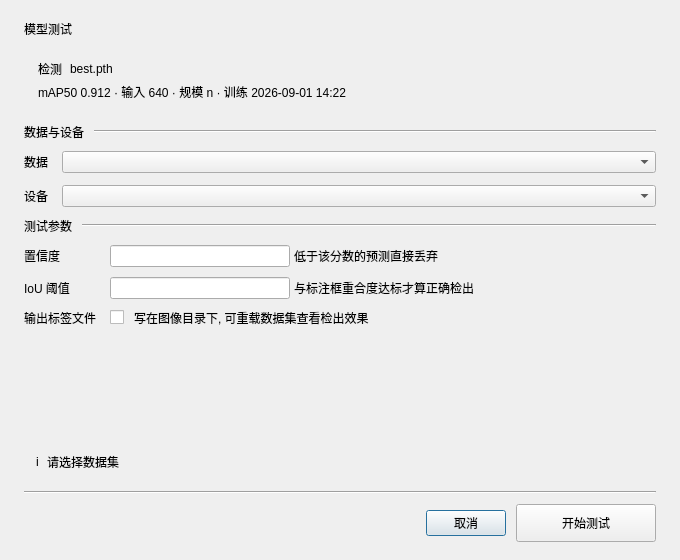
<?xml version='1.0' encoding='utf-8'?>
<ui version="4.0">
 <class>TestDialog</class>
 <widget class="QDialog" name="TestDialog">
  <property name="geometry">
   <rect>
    <x>0</x>
    <y>0</y>
    <width>680</width>
    <height>560</height>
   </rect>
  </property>
  <property name="windowTitle">
   <string>模型测试</string>
  </property>
  <property name="minimumSize">
   <size>
    <width>620</width>
    <height>0</height>
   </size>
  </property>
  <layout class="QVBoxLayout" name="mainLayout">
   <property name="spacing">
    <number>10</number>
   </property>
   <property name="leftMargin">
    <number>24</number>
   </property>
   <property name="topMargin">
    <number>20</number>
   </property>
   <property name="rightMargin">
    <number>24</number>
   </property>
   <property name="bottomMargin">
    <number>18</number>
   </property>
   <item>
    <widget class="QLabel" name="title_label">
     <property name="text">
      <string>模型测试</string>
     </property>
     <property name="class" stdset="0">
      <string notr="true">dialogTitle</string>
     </property>
    </widget>
   </item>
   <item>
    <widget class="QScrollArea" name="scroll_area">
     <property name="frameShape">
      <enum>QFrame::NoFrame</enum>
     </property>
     <property name="widgetResizable">
      <bool>true</bool>
     </property>
     <widget class="QWidget" name="scrollAreaWidgetContents">
      <layout class="QVBoxLayout" name="scroll_layout">
       <property name="spacing">
        <number>10</number>
       </property>
       <property name="leftMargin">
        <number>0</number>
       </property>
       <property name="topMargin">
        <number>0</number>
       </property>
       <property name="rightMargin">
        <number>0</number>
       </property>
       <property name="bottomMargin">
        <number>0</number>
       </property>
   <item>
    <widget class="QFrame" name="model_card">
     <property name="frameShape">
      <enum>QFrame::NoFrame</enum>
     </property>
     <layout class="QVBoxLayout" name="model_card_layout">
      <property name="spacing">
       <number>5</number>
      </property>
      <property name="leftMargin">
       <number>14</number>
      </property>
      <property name="topMargin">
       <number>12</number>
      </property>
      <property name="rightMargin">
       <number>14</number>
      </property>
      <property name="bottomMargin">
       <number>12</number>
      </property>
      <item>
       <layout class="QHBoxLayout" name="model_card_top">
        <property name="spacing">
         <number>8</number>
        </property>
        <item>
         <widget class="QLabel" name="task_badge">
          <property name="text">
           <string>检测</string>
          </property>
          <property name="class" stdset="0">
           <string notr="true">taskBadge</string>
          </property>
         </widget>
        </item>
        <item>
         <widget class="QLabel" name="model_name">
          <property name="sizePolicy">
           <sizepolicy hsizetype="Expanding" vsizetype="Preferred">
            <horstretch>0</horstretch>
            <verstretch>0</verstretch>
           </sizepolicy>
          </property>
          <property name="text">
           <string>best.pth</string>
          </property>
          <property name="class" stdset="0">
           <string notr="true">modelName</string>
          </property>
         </widget>
        </item>
       </layout>
      </item>
      <item>
       <widget class="QLabel" name="model_meta">
        <property name="sizePolicy"><sizepolicy hsizetype="Ignored" vsizetype="Preferred"><horstretch>0</horstretch><verstretch>0</verstretch></sizepolicy></property><property name="text">
         <string>mAP50 0.912 · 输入 640 · 规模 n · 训练 2026-09-01 14:22</string>
        </property>
        <property name="class" stdset="0">
         <string notr="true">modelMeta</string>
        </property>
        <property name="wordWrap">
         <bool>true</bool>
        </property>
       </widget>
      </item>
     </layout>
    </widget>
   </item>
   <item>
    <layout class="QHBoxLayout" name="group_source_row">
     <property name="spacing">
      <number>10</number>
     </property>
     <item>
      <widget class="QLabel" name="group_source_title">
       <property name="text">
        <string>数据与设备</string>
       </property>
       <property name="class" stdset="0">
        <string notr="true">dialogSectionTitle</string>
       </property>
      </widget>
     </item>
     <item>
      <widget class="QFrame" name="group_source_line">
       <property name="sizePolicy">
        <sizepolicy hsizetype="Expanding" vsizetype="Fixed">
         <horstretch>0</horstretch>
         <verstretch>0</verstretch>
        </sizepolicy>
       </property>
       <property name="frameShape">
        <enum>QFrame::HLine</enum>
       </property>
       <property name="frameShadow">
        <enum>QFrame::Sunken</enum>
       </property>
       <property name="class" stdset="0">
        <string notr="true">dialogSectionLine</string>
       </property>
      </widget>
     </item>
    </layout>
   </item>
   <item>
    <layout class="QFormLayout" name="form_source">
     <property name="horizontalSpacing">
      <number>14</number>
     </property>
     <property name="verticalSpacing">
      <number>12</number>
     </property>
     <property name="labelAlignment">
      <set>Qt::AlignLeft|Qt::AlignVCenter</set>
     </property>
     <item row="0" column="0">
      <widget class="QLabel" name="test_data_label">
       <property name="text">
        <string>数据</string>
       </property>
      </widget>
     </item>
     <item row="0" column="1">
      <widget class="QComboBox" name="test_data_combo">
       <property name="sizePolicy">
        <sizepolicy hsizetype="Expanding" vsizetype="Fixed">
         <horstretch>0</horstretch>
         <verstretch>0</verstretch>
        </sizepolicy>
       </property>
       <property name="minimumSize">
        <size>
         <width>300</width>
         <height>0</height>
        </size>
       </property>
      </widget>
     </item>
     <item row="1" column="0">
      <widget class="QLabel" name="test_device_label">
       <property name="text">
        <string>设备</string>
       </property>
      </widget>
     </item>
     <item row="1" column="1">
      <widget class="QComboBox" name="test_device_combo">
       <property name="sizePolicy">
        <sizepolicy hsizetype="Expanding" vsizetype="Fixed">
         <horstretch>0</horstretch>
         <verstretch>0</verstretch>
        </sizepolicy>
       </property>
       <property name="minimumSize">
        <size>
         <width>300</width>
         <height>0</height>
        </size>
       </property>
      </widget>
     </item>
    </layout>
   </item>
   <item>
    <layout class="QHBoxLayout" name="group_param_row">
     <property name="spacing">
      <number>10</number>
     </property>
     <item>
      <widget class="QLabel" name="group_param_title">
       <property name="text">
        <string>测试参数</string>
       </property>
       <property name="class" stdset="0">
        <string notr="true">dialogSectionTitle</string>
       </property>
      </widget>
     </item>
     <item>
      <widget class="QFrame" name="group_param_line">
       <property name="sizePolicy">
        <sizepolicy hsizetype="Expanding" vsizetype="Fixed">
         <horstretch>0</horstretch>
         <verstretch>0</verstretch>
        </sizepolicy>
       </property>
       <property name="frameShape">
        <enum>QFrame::HLine</enum>
       </property>
       <property name="frameShadow">
        <enum>QFrame::Sunken</enum>
       </property>
       <property name="class" stdset="0">
        <string notr="true">dialogSectionLine</string>
       </property>
      </widget>
     </item>
    </layout>
   </item>
   <item>
    <layout class="QFormLayout" name="form_param">
     <property name="horizontalSpacing">
      <number>14</number>
     </property>
     <property name="verticalSpacing">
      <number>10</number>
     </property>
     <property name="labelAlignment">
      <set>Qt::AlignLeft|Qt::AlignVCenter</set>
     </property>
     <item row="0" column="0">
      <widget class="QLabel" name="confidence_label">
       <property name="text">
        <string>置信度</string>
       </property>
      </widget>
     </item>
     <item row="0" column="1">
      <widget class="QWidget" name="conf_wrap" native="true">
       <layout class="QHBoxLayout" name="conf_wrap_layout">
        <property name="spacing">
         <number>4</number>
        </property>
        <property name="leftMargin">
         <number>0</number>
        </property>
        <property name="topMargin">
         <number>0</number>
        </property>
        <property name="rightMargin">
         <number>0</number>
        </property>
        <property name="bottomMargin">
         <number>0</number>
        </property>
        <item>
         <widget class="QLineEdit" name="confidence_txt">
          <property name="minimumSize">
           <size>
            <width>180</width>
            <height>0</height>
           </size>
          </property>
          <property name="maximumSize">
           <size>
            <width>180</width>
            <height>16777215</height>
           </size>
          </property>
         </widget>
        </item>
        <item>
         <widget class="QLabel" name="conf_note">
          <property name="sizePolicy"><sizepolicy hsizetype="Expanding" vsizetype="Preferred"><horstretch>0</horstretch><verstretch>0</verstretch></sizepolicy></property><property name="text">
           <string>低于该分数的预测直接丢弃</string>
          </property>
          <property name="class" stdset="0">
           <string notr="true">fieldNote</string>
          </property>
          <property name="alignment">
           <set>Qt::AlignLeading|Qt::AlignLeft|Qt::AlignVCenter</set>
          </property>
         </widget>
        </item>
       </layout>
      </widget>
     </item>
     <item row="1" column="0">
      <widget class="QLabel" name="iou_treshold_label">
       <property name="text">
        <string>IoU 阈值</string>
       </property>
      </widget>
     </item>
     <item row="1" column="1">
      <widget class="QWidget" name="iou_wrap" native="true">
       <layout class="QHBoxLayout" name="iou_wrap_layout">
        <property name="spacing">
         <number>4</number>
        </property>
        <property name="leftMargin">
         <number>0</number>
        </property>
        <property name="topMargin">
         <number>0</number>
        </property>
        <property name="rightMargin">
         <number>0</number>
        </property>
        <property name="bottomMargin">
         <number>0</number>
        </property>
        <item>
         <widget class="QLineEdit" name="iou_treshold_txt">
          <property name="minimumSize">
           <size>
            <width>180</width>
            <height>0</height>
           </size>
          </property>
          <property name="maximumSize">
           <size>
            <width>180</width>
            <height>16777215</height>
           </size>
          </property>
         </widget>
        </item>
        <item>
         <widget class="QLabel" name="iou_note">
          <property name="sizePolicy"><sizepolicy hsizetype="Expanding" vsizetype="Preferred"><horstretch>0</horstretch><verstretch>0</verstretch></sizepolicy></property><property name="text">
           <string>与标注框重合度达标才算正确检出</string>
          </property>
          <property name="class" stdset="0">
           <string notr="true">fieldNote</string>
          </property>
          <property name="alignment">
           <set>Qt::AlignLeading|Qt::AlignLeft|Qt::AlignVCenter</set>
          </property>
         </widget>
        </item>
       </layout>
      </widget>
     </item>
     <item row="2" column="0">
      <widget class="QLabel" name="output_label_label">
       <property name="text">
        <string>输出标签文件</string>
       </property>
      </widget>
     </item>
     <item row="2" column="1">
      <widget class="QWidget" name="out_wrap" native="true">
       <layout class="QHBoxLayout" name="out_wrap_layout">
        <property name="spacing">
         <number>10</number>
        </property>
        <property name="leftMargin">
         <number>0</number>
        </property>
        <property name="topMargin">
         <number>0</number>
        </property>
        <property name="rightMargin">
         <number>0</number>
        </property>
        <property name="bottomMargin">
         <number>0</number>
        </property>
        <item>
         <widget class="CheckChip" name="output_label_file_checkBox">
          <property name="text">
           <string />
          </property>
         </widget>
        </item>
        <item>
         <widget class="QLabel" name="out_note">
          <property name="sizePolicy"><sizepolicy hsizetype="Expanding" vsizetype="Preferred"><horstretch>0</horstretch><verstretch>0</verstretch></sizepolicy></property><property name="text">
           <string>写在图像目录下, 可重载数据集查看检出效果</string>
          </property>
          <property name="class" stdset="0">
           <string notr="true">fieldNote</string>
          </property>
          <property name="alignment">
           <set>Qt::AlignLeading|Qt::AlignLeft|Qt::AlignVCenter</set>
          </property>
         </widget>
        </item>
       </layout>
      </widget>
     </item>
    </layout>
   </item>
   <item>
    <spacer name="bottomSpacerTop">
     <property name="orientation">
      <enum>Qt::Vertical</enum>
     </property>
     <property name="sizeHint" stdset="0">
      <size>
       <width>20</width>
       <height>12</height>
      </size>
     </property>
    </spacer>
   </item>
   <item>
    <widget class="QFrame" name="summary_bar">
     <property name="frameShape">
      <enum>QFrame::NoFrame</enum>
     </property>
     <layout class="QHBoxLayout" name="summary_bar_layout">
      <property name="spacing">
       <number>8</number>
      </property>
      <property name="leftMargin">
       <number>12</number>
      </property>
      <property name="topMargin">
       <number>10</number>
      </property>
      <property name="rightMargin">
       <number>12</number>
      </property>
      <property name="bottomMargin">
       <number>10</number>
      </property>
      <item>
       <widget class="QLabel" name="summary_icon">
        <property name="text">
         <string>i</string>
        </property>
        <property name="class" stdset="0">
         <string notr="true">summaryIcon</string>
        </property>
       </widget>
      </item>
      <item>
       <widget class="QLabel" name="summary_text">
        <property name="sizePolicy"><sizepolicy hsizetype="Expanding" vsizetype="Preferred"><horstretch>0</horstretch><verstretch>0</verstretch></sizepolicy></property><property name="text">
         <string>请选择数据集</string>
        </property>
        <property name="class" stdset="0">
         <string notr="true">summaryText</string>
        </property>
        <property name="wordWrap">
         <bool>true</bool>
        </property>
       <property name="alignment"><set>Qt::AlignLeading|Qt::AlignLeft|Qt::AlignVCenter</set></property></widget>
      </item>
     </layout>
    </widget>
   </item>
      </layout>
     </widget>
    </widget>
   </item>
   <item>
    <widget class="QFrame" name="button_line">
     <property name="frameShape">
      <enum>QFrame::HLine</enum>
     </property>
     <property name="frameShadow">
      <enum>QFrame::Sunken</enum>
     </property>
    </widget>
   </item>
   <item>
    <layout class="QHBoxLayout" name="bottom_row">
     <property name="spacing">
      <number>10</number>
     </property>
     <item>
      <spacer name="bottom_spacer_left">
       <property name="orientation">
        <enum>Qt::Horizontal</enum>
       </property>
       <property name="sizeHint" stdset="0">
        <size>
         <width>40</width>
         <height>20</height>
        </size>
       </property>
      </spacer>
     </item>
     <item>
      <widget class="QPushButton" name="cancel_btn">
       <property name="text">
        <string>取消</string>
       </property>
      </widget>
     </item>
     <item>
      <widget class="QPushButton" name="start_test_btn">
       <property name="text">
        <string>开始测试</string>
       </property>
       <property name="minimumSize">
        <size>
         <width>140</width>
         <height>38</height>
        </size>
       </property>
      </widget>
     </item>
    </layout>
   </item>
  </layout>
 </widget>
 <customwidgets>
  <customwidget>
   <class>CheckChip</class>
   <extends>QCheckBox</extends>
   <header>app.widgets.check_chip</header>
  </customwidget>
 </customwidgets>
 <resources />
 <connections />
</ui>
